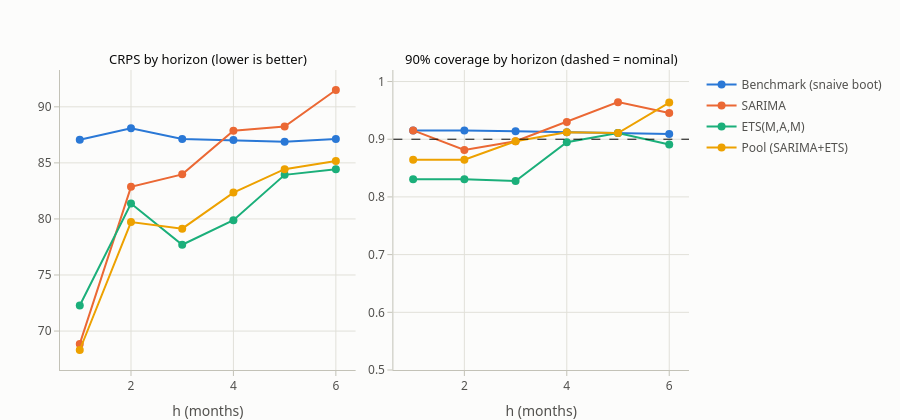
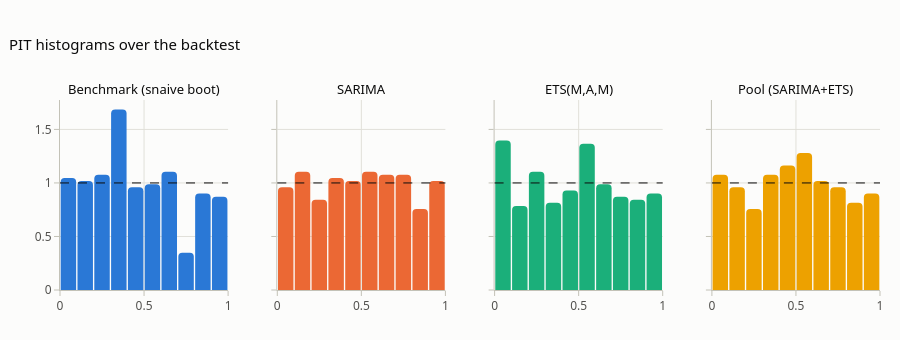

Notebook code cell kept with these figures, in order:
### Code cell
MODELS = list(bt.model.unique())                       # insertion order: benchmark, SARIMA, ETS, pool
COLOR = dict(zip(MODELS, pf.SERIES))
cov90 = bt.assign(cov=lambda d: (d.y >= d["q0.05"]) & (d.y <= d["q0.95"])).groupby(["h", "model"])["cov"].mean().unstack()
fig = pf.subplots(1, 2, titles=["CRPS by horizon (lower is better)", "90% coverage by horizon (dashed = nominal)"], height=420)
pf.add_lines_by(fig, bt.groupby(["h", "model"]).crps.mean().unstack()[MODELS], COLOR, row=1, col=1, fmt=",.1f")
pf.add_lines_by(fig, cov90[MODELS], COLOR, row=1, col=2, showlegend=False, fmt=".2f")
fig.add_hline(y=0.9, line=dict(color=pf.INK["primary"], dash="dash", width=1), row=1, col=2)
fig.update_yaxes(range=[0.5, 1.02], row=1, col=2)
fig.update_xaxes(title_text="h (months)")
fig.update_layout(hovermode="x unified")
fig.show()

fig = pf.subplots(1, len(MODELS), titles=MODELS, shared_yaxes=True, height=340, title="PIT histograms over the backtest")
for c, mname in enumerate(MODELS, start=1):
    pf.add_pit(fig, bt[bt.model == mname].pit, bins=10, row=1, col=c, color=COLOR[mname])
fig.update_layout(margin=dict(t=100))
fig.show()

### Figure 1 — Plotly figure (JSON) as saved in the notebook; plotly's stock layout.template omitted (floating-point values rounded to 4 significant figures)
{"data": [{"hovertemplate": "Benchmark (snaive boot): %{y:,.1f}<extra></extra>", "legendgroup": "Benchmark (snaive boot)", "line": {"color": "#2a78d6", "width": 2}, "marker": {"size": 8}, "mode": "lines+markers", "name": "Benchmark (snaive boot)", "showlegend": true, "type": "scatter", "x": [1, 2, 3, 4, 5, 6], "xaxis": "x", "y": [87.06, 88.09, 87.13, 87.03, 86.89, 87.13], "yaxis": "y"}, {"hovertemplate": "SARIMA: %{y:,.1f}<extra></extra>", "legendgroup": "SARIMA", "line": {"color": "#eb6834", "width": 2}, "marker": {"size": 8}, "mode": "lines+markers", "name": "SARIMA", "showlegend": true, "type": "scatter", "x": [1, 2, 3, 4, 5, 6], "xaxis": "x", "y": [68.86, 82.87, 83.98, 87.87, 88.24, 91.5], "yaxis": "y"}, {"hovertemplate": "ETS(M,A,M): %{y:,.1f}<extra></extra>", "legendgroup": "ETS(M,A,M)", "line": {"color": "#1baf7a", "width": 2}, "marker": {"size": 8}, "mode": "lines+markers", "name": "ETS(M,A,M)", "showlegend": true, "type": "scatter", "x": [1, 2, 3, 4, 5, 6], "xaxis": "x", "y": [72.28, 81.38, 77.7, 79.89, 83.93, 84.42], "yaxis": "y"}, {"hovertemplate": "Pool (SARIMA+ETS): %{y:,.1f}<extra></extra>", "legendgroup": "Pool (SARIMA+ETS)", "line": {"color": "#eda100", "width": 2}, "marker": {"size": 8}, "mode": "lines+markers", "name": "Pool (SARIMA+ETS)", "showlegend": true, "type": "scatter", "x": [1, 2, 3, 4, 5, 6], "xaxis": "x", "y": [68.31, 79.73, 79.13, 82.35, 84.44, 85.17], "yaxis": "y"}, {"hovertemplate": "Benchmark (snaive boot): %{y:.2f}<extra></extra>", "legendgroup": "Benchmark (snaive boot)", "line": {"color": "#2a78d6", "width": 2}, "marker": {"size": 8}, "mode": "lines+markers", "name": "Benchmark (snaive boot)", "showlegend": false, "type": "scatter", "x": [1, 2, 3, 4, 5, 6], "xaxis": "x2", "y": [0.9153, 0.9153, 0.9138, 0.9123, 0.9107, 0.9091], "yaxis": "y2"}, {"hovertemplate": "SARIMA: %{y:.2f}<extra></extra>", "legendgroup": "SARIMA", "line": {"color": "#eb6834", "width": 2}, "marker": {"size": 8}, "mode": "lines+markers", "name": "SARIMA", "showlegend": false, "type": "scatter", "x": [1, 2, 3, 4, 5, 6], "xaxis": "x2", "y": [0.9153, 0.8814, 0.8966, 0.9298, 0.9643, 0.9455], "yaxis": "y2"}, {"hovertemplate": "ETS(M,A,M): %{y:.2f}<extra></extra>", "legendgroup": "ETS(M,A,M)", "line": {"color": "#1baf7a", "width": 2}, "marker": {"size": 8}, "mode": "lines+markers", "name": "ETS(M,A,M)", "showlegend": false, "type": "scatter", "x": [1, 2, 3, 4, 5, 6], "xaxis": "x2", "y": [0.8305, 0.8305, 0.8276, 0.8947, 0.9107, 0.8909], "yaxis": "y2"}, {"hovertemplate": "Pool (SARIMA+ETS): %{y:.2f}<extra></extra>", "legendgroup": "Pool (SARIMA+ETS)", "line": {"color": "#eda100", "width": 2}, "marker": {"size": 8}, "mode": "lines+markers", "name": "Pool (SARIMA+ETS)", "showlegend": false, "type": "scatter", "x": [1, 2, 3, 4, 5, 6], "xaxis": "x2", "y": [0.8644, 0.8644, 0.8966, 0.9123, 0.9107, 0.9636], "yaxis": "y2"}], "layout": {"annotations": [{"font": {"color": "#0b0b0b", "size": 13}, "showarrow": false, "text": "CRPS by horizon (lower is better)", "x": 0.235, "xanchor": "center", "xref": "paper", "y": 1.0, "yanchor": "bottom", "yref": "paper"}, {"font": {"color": "#0b0b0b", "size": 13}, "showarrow": false, "text": "90% coverage by horizon (dashed = nominal)", "x": 0.765, "xanchor": "center", "xref": "paper", "y": 1.0, "yanchor": "bottom", "yref": "paper"}], "height": 420, "hovermode": "x unified", "shapes": [{"line": {"color": "#0b0b0b", "dash": "dash", "width": 1}, "type": "line", "x0": 0, "x1": 1, "xref": "x2 domain", "y0": 0.9, "y1": 0.9, "yref": "y2"}], "title": {}, "xaxis": {"anchor": "y", "domain": [0.0, 0.47], "title": {"text": "h (months)"}}, "xaxis2": {"anchor": "y2", "domain": [0.53, 1.0], "title": {"text": "h (months)"}}, "yaxis": {"anchor": "x", "domain": [0.0, 1.0]}, "yaxis2": {"anchor": "x2", "domain": [0.0, 1.0], "range": [0.5, 1.02]}}}

### Figure 2 — Plotly figure (JSON) as saved in the notebook; plotly's stock layout.template omitted (floating-point values rounded to 4 significant figures)
{"data": [{"customdata": [[0.0, 0.1], [0.1, 0.2], [0.2, 0.3], [0.3, 0.4], [0.4, 0.5], [0.5, 0.6], [0.6, 0.7], [0.7, 0.8], [0.8, 0.9], [0.9, 1.0]], "hovertemplate": "u in [%{customdata[0]:.2f}, %{customdata[1]:.2f})<br>density %{y:.2f}<extra></extra>", "marker": {"color": "#2a78d6"}, "name": "PIT", "showlegend": false, "type": "bar", "width": [0.092, 0.092, 0.092, 0.092, 0.092, 0.092, 0.092, 0.092, 0.092, 0.092], "x": [0.05, 0.15, 0.25, 0.35, 0.45, 0.55, 0.65, 0.75, 0.85, 0.95], "xaxis": "x", "y": [1.047, 1.017, 1.076, 1.686, 0.9593, 0.9884, 1.105, 0.3488, 0.9012, 0.8721], "yaxis": "y"}, {"customdata": [[0.0, 0.1], [0.1, 0.2], [0.2, 0.3], [0.3, 0.4], [0.4, 0.5], [0.5, 0.6], [0.6, 0.7], [0.7, 0.8], [0.8, 0.9], [0.9, 1.0]], "hovertemplate": "u in [%{customdata[0]:.2f}, %{customdata[1]:.2f})<br>density %{y:.2f}<extra></extra>", "marker": {"color": "#eb6834"}, "name": "PIT", "showlegend": false, "type": "bar", "width": [0.092, 0.092, 0.092, 0.092, 0.092, 0.092, 0.092, 0.092, 0.092, 0.092], "x": [0.05, 0.15, 0.25, 0.35, 0.45, 0.55, 0.65, 0.75, 0.85, 0.95], "xaxis": "x2", "y": [0.9593, 1.105, 0.843, 1.047, 1.017, 1.105, 1.076, 1.076, 0.7558, 1.017], "yaxis": "y2"}, {"customdata": [[0.0, 0.1], [0.1, 0.2], [0.2, 0.3], [0.3, 0.4], [0.4, 0.5], [0.5, 0.6], [0.6, 0.7], [0.7, 0.8], [0.8, 0.9], [0.9, 1.0]], "hovertemplate": "u in [%{customdata[0]:.2f}, %{customdata[1]:.2f})<br>density %{y:.2f}<extra></extra>", "marker": {"color": "#1baf7a"}, "name": "PIT", "showlegend": false, "type": "bar", "width": [0.092, 0.092, 0.092, 0.092, 0.092, 0.092, 0.092, 0.092, 0.092, 0.092], "x": [0.05, 0.15, 0.25, 0.35, 0.45, 0.55, 0.65, 0.75, 0.85, 0.95], "xaxis": "x3", "y": [1.395, 0.7849, 1.105, 0.814, 0.9302, 1.366, 0.9884, 0.8721, 0.843, 0.9012], "yaxis": "y3"}, {"customdata": [[0.0, 0.1], [0.1, 0.2], [0.2, 0.3], [0.3, 0.4], [0.4, 0.5], [0.5, 0.6], [0.6, 0.7], [0.7, 0.8], [0.8, 0.9], [0.9, 1.0]], "hovertemplate": "u in [%{customdata[0]:.2f}, %{customdata[1]:.2f})<br>density %{y:.2f}<extra></extra>", "marker": {"color": "#eda100"}, "name": "PIT", "showlegend": false, "type": "bar", "width": [0.092, 0.092, 0.092, 0.092, 0.092, 0.092, 0.092, 0.092, 0.092, 0.092], "x": [0.05, 0.15, 0.25, 0.35, 0.45, 0.55, 0.65, 0.75, 0.85, 0.95], "xaxis": "x4", "y": [1.076, 0.9593, 0.7558, 1.076, 1.163, 1.279, 1.017, 0.9593, 0.814, 0.9012], "yaxis": "y4"}], "layout": {"annotations": [{"font": {"color": "#0b0b0b", "size": 13}, "showarrow": false, "text": "Benchmark (snaive boot)", "x": 0.1025, "xanchor": "center", "xref": "paper", "y": 1.0, "yanchor": "bottom", "yref": "paper"}, {"font": {"color": "#0b0b0b", "size": 13}, "showarrow": false, "text": "SARIMA", "x": 0.3675, "xanchor": "center", "xref": "paper", "y": 1.0, "yanchor": "bottom", "yref": "paper"}, {"font": {"color": "#0b0b0b", "size": 13}, "showarrow": false, "text": "ETS(M,A,M)", "x": 0.6325, "xanchor": "center", "xref": "paper", "y": 1.0, "yanchor": "bottom", "yref": "paper"}, {"font": {"color": "#0b0b0b", "size": 13}, "showarrow": false, "text": "Pool (SARIMA+ETS)", "x": 0.8975, "xanchor": "center", "xref": "paper", "y": 1.0, "yanchor": "bottom", "yref": "paper"}], "height": 340, "margin": {"t": 100}, "shapes": [{"line": {"color": "#0b0b0b", "dash": "dash", "width": 1}, "type": "line", "x0": 0, "x1": 1, "xref": "x domain", "y0": 1, "y1": 1, "yref": "y"}, {"line": {"color": "#0b0b0b", "dash": "dash", "width": 1}, "type": "line", "x0": 0, "x1": 1, "xref": "x2 domain", "y0": 1, "y1": 1, "yref": "y2"}, {"line": {"color": "#0b0b0b", "dash": "dash", "width": 1}, "type": "line", "x0": 0, "x1": 1, "xref": "x3 domain", "y0": 1, "y1": 1, "yref": "y3"}, {"line": {"color": "#0b0b0b", "dash": "dash", "width": 1}, "type": "line", "x0": 0, "x1": 1, "xref": "x4 domain", "y0": 1, "y1": 1, "yref": "y4"}], "title": {"text": "PIT histograms over the backtest"}, "xaxis": {"anchor": "y", "domain": [0.0, 0.205], "range": [0, 1]}, "xaxis2": {"anchor": "y2", "domain": [0.265, 0.47], "range": [0, 1]}, "xaxis3": {"anchor": "y3", "domain": [0.53, 0.735], "range": [0, 1]}, "xaxis4": {"anchor": "y4", "domain": [0.795, 1.0], "range": [0, 1]}, "yaxis": {"anchor": "x", "domain": [0.0, 1.0]}, "yaxis2": {"anchor": "x2", "domain": [0.0, 1.0], "matches": "y", "showticklabels": false}, "yaxis3": {"anchor": "x3", "domain": [0.0, 1.0], "matches": "y", "showticklabels": false}, "yaxis4": {"anchor": "x4", "domain": [0.0, 1.0], "matches": "y", "showticklabels": false}}}
